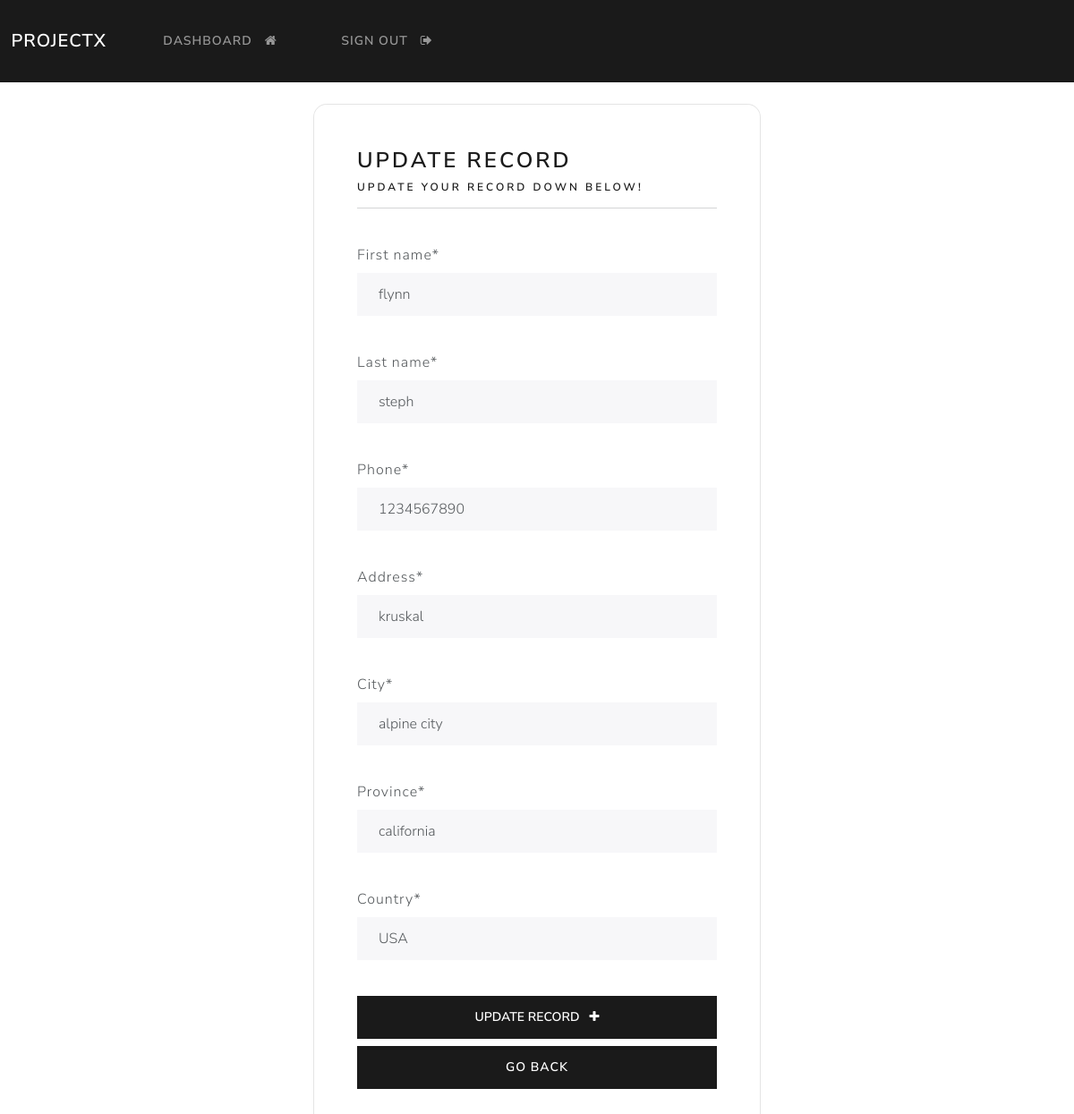
The app's page /update-record/4/ (signed in) with its own data.
### webapp/models.py (models this page shows, shortened)
class Record(models.Model):
    creation_date = models.DateTimeField(auto_now_add=True)
    first_name = models.CharField(max_length=100)
    last_name = models.CharField(max_length=100)
    email = models.CharField(max_length=255)
    phone = models.CharField(max_length=10)
    address = models.CharField(max_length=300)
    city = models.CharField(max_length=255)
    province = models.CharField(max_length=255)
    country = models.CharField(max_length=100)

### webapp/views.py (the view)
# urls.py: path("update-record/<int:pk>/", views.update_record, name="update_record"),
@login_required(login_url="my_login")
def update_record(request, pk):
    record = Record.objects.get(id=pk)
    form = UpdateRecordForm(instance=record)
    if request.method == "POST":
        form = UpdateRecordForm(request.POST, instance=record)
        if form.is_valid():
            form.save()
            messages.success(request, "Record Updated!")
            return redirect("dashboard")
    return render(request, "webapp/update-record.html", context={"form": form})

### webapp/forms.py
class UpdateRecordForm(forms.ModelForm):
    class Meta:
        model = Record
        fields = [
            "first_name",
            "last_name",
            "email",
            "phone",
            "address",
            "city",
            "province",
            "country",
        ]

### webapp/templates/webapp/update-record.html (shortened to what this page needs)
{% extends "webapp/base.html" %}
{% load crispy_forms_tags %}
{% block content %}
<body>
  <div class="container bg-light shadow-md p-5 form-layout">
    <h3>Update Record</h3>
    <h6> Update your record down below!</h6>
    <hr>
    <br>
    <form method="POST" autocomplete="off">
      {{ form.first_name|as_crispy_field }}
      <br>
      {{ form.last_name|as_crispy_field }}
      <br>
      {{ form.phone|as_crispy_field }}
      <br>
      {{ form.address|as_crispy_field }}
      <br>
      {{ form.city|as_crispy_field }}
      <br>
      {{ form.province|as_crispy_field }}
      <br>
      {{ form.country|as_crispy_field }}
      <br>
      <button type="submit" class="btn btn-primary w-100 btn-block p2"> Update record &nbsp; <i class="fa fa-plus"
          aria-hidden="true"></i></button>
      <a href="{% url 'dashboard' %}" class="btn btn-primary w-100 btn-block p2 mt-2"> Go Back </a>
    </form>
  </div>
</body>
{% endblock content %}

### static/css/style.css (style rules this page uses)
.form-layout { border-radius: 15px; width: 500px; }

### records on screen
Record: first_name "flynn", last_name "steph", phone "1234567890", address "kruskal", city "alpine city", province "california", country "USA"
